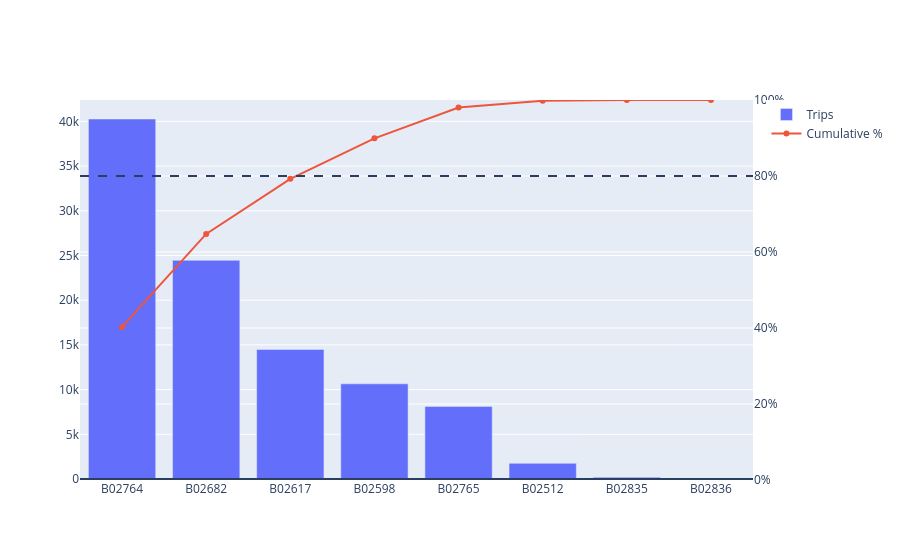

Source (notebook cell):
### Code cell
pareto.update_layout(yaxis2 = dict(overlaying = 'y', side ="right", tickformat = ".0%", range=[0,1]))
pareto.add_hline(y=0.8, yref ="y2", line_dash = "dash")

### Figure 1 — Plotly figure (JSON) as saved in the notebook; plotly's stock layout.template omitted (floating-point values rounded to 4 significant figures)
{"data": [{"name": "Trips", "type": "bar", "x": ["B02764", "B02682", "B02617", "B02598", "B02765", "B02512", "B02835", "B02836"], "y": [40267, 24460, 14496, 10644, 8120, 1757, 193, 9]}, {"mode": "lines+markers", "name": "Cumulative %", "type": "scatter", "x": ["B02764", "B02682", "B02617", "B02598", "B02765", "B02512", "B02835", "B02836"], "y": [0.4029, 0.6476, 0.7927, 0.8992, 0.9804, 0.998, 0.9999, 1.0], "yaxis": "y2"}], "layout": {"shapes": [{"type": "line", "x0": 0, "x1": 1, "xref": "x domain", "y0": 0.8, "y1": 0.8, "yref": "y"}, {"line": {"dash": "dash"}, "type": "line", "x0": 0, "x1": 1, "xref": "x domain", "y0": 0.8, "y1": 0.8, "yref": "y2"}], "yaxis2": {"overlaying": "y", "range": [0, 1], "side": "right", "tickformat": ".0%"}}}
